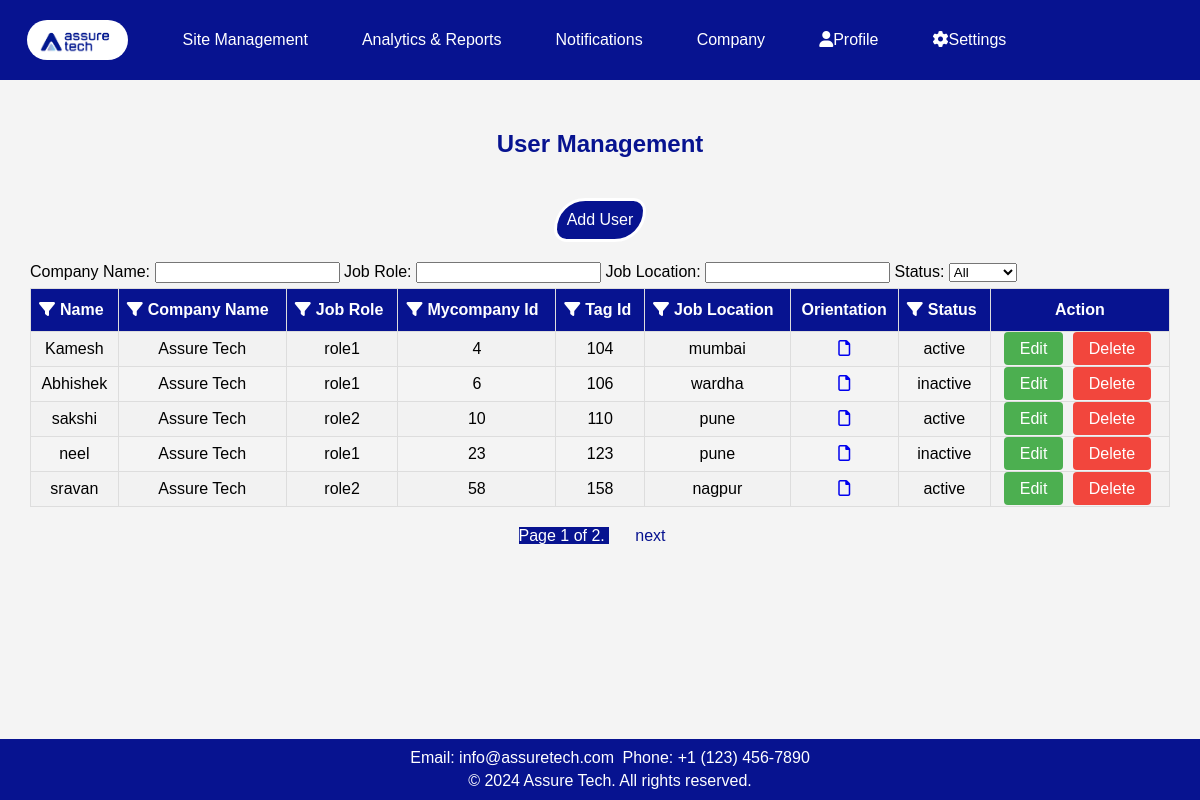
The app's page /get_all/ with its own data.
### app1/models.py (models this page shows, shortened)
class UserEnrolled(models.Model):
    name = models.CharField(max_length=255)
    company_name = models.CharField(max_length=100)
    job_role = models.CharField(max_length=100, choices=[
        ('role1', 'Role 1'),
        ('role2', 'Role 2'),
    ])
    mycompany_id = models.IntegerField(unique=True)
    tag_id = models.IntegerField(unique=True)
    job_location = models.CharField(max_length=100)
    orientation = models.FileField(upload_to='attachments/', validators=[FileExtensionValidator(['pdf', 'doc', 'docx', 'jpeg', 'jpg'])])
    status = models.CharField(max_length=10, choices=[
        ('active', 'Active'),
        ('inactive', 'Inactive'),
    ])

### app1/views.py (the view)
# urls.py: path('get_all/',get_data.as_view(),name='get_all'),
class get_data(ListView):
    model = UserEnrolled
    template_name = 'app1/getdata.html'
    context_object_name = 'data'
    paginate_by = 5
    def get_queryset(self):
        return UserEnrolled.objects.all()

### app1/templates/app1/getdata.html (shortened to what this page needs)
<!DOCTYPE html>
<html lang="en">
<head>
    <link rel="stylesheet" href="https://cdnjs.cloudflare.com/ajax/libs/font-awesome/5.15.3/css/all.min.css">
    <link rel="stylesheet" href="https://cdnjs.cloudflare.com/ajax/libs/font-awesome/6.0.0/css/all.min.css">
    {% load static %}
</head>
<body>
    <header>
        <nav class="nav">
            <a class="logo" href="#"><img src="{% static 'app1/images/logo.jpg' %}" alt="Logo"></a>
            <div class="dropdown">
                <a href="{% url 'sites' %}">Site Management</a>
            </div>
            <a href="{% url 'report' %}">Analytics & Reports</a>
            <a href="{% url 'notification' %}">Notifications</a>
            <a href="{% url 'company' %}">Company</a>
            <div class="dropdown">
                <a href="#" class="dropbtn"><i class="fas fa-user"></i>Profile</a>
            </div>
            <div class="dropdown">
                <a href="#" class="dropbtn"><i class="fas fa-cog"></i>Settings</a>
            </div>
        </nav>
    </header>
    <div class="user">
        <h2 class="heading1">User Management</h2>
        <a class="add" href="{% url 'create' %}">Add User</a>
    </div>
    <div id="table-container">
        <div class="filter-container">
            <label for="filterCompanyName">Company Name:</label>
            <input type="text" id="filterCompanyName" oninput="filterTable()">
            <label for="filterJobRole">Job Role:</label>
            <input type="text" id="filterJobRole" oninput="filterTable()">
            <label for="filterJobLocation">Job Location:</label>
            <input type="text" id="filterJobLocation" oninput="filterTable()">
            <label for="filterStatus">Status:</label>
            <select id="filterStatus" onchange="filterTable()">
                <option value="">All</option>
            </select>
        </div>
        <table id="customers">
            <tr>
                <th>
                    <div>
                        <span class="filter-icon" onclick="toggleFilter(0)"><i class="fas fa-filter"></i></span>
                        Name
                    </div>
                </th>
                <th>
                    <div>
                        <span class="filter-icon" onclick="toggleFilter(1)"><i class="fas fa-filter"></i></span>
                        Company Name
                    </div>
                </th>
                <th>
                    <div>
                        <span class="filter-icon" onclick="toggleFilter(2)"><i class="fas fa-filter"></i></span>
                        Job Role
                    </div>
                </th>
                <th>
                    <div>
                        <span class="filter-icon" onclick="toggleFilter(3)"><i class="fas fa-filter"></i></span>
                        Mycompany Id
                    </div>
                </th>
                <th>
                    <div>
                        <span class="filter-icon" onclick="toggleFilter(4)"><i class="fas fa-filter"></i></span>
                        Tag Id
                    </div>
                </th>
                <th>
                    <div>
                        <span class="filter-icon" onclick="toggleFilter(5)"><i class="fas fa-filter"></i></span>
                        Job Location
                    </div>
                </th>
                <th>Orientation</th>
                <th>
                    <div>
                        <span class="filter-icon" onclick="toggleFilter(7)"><i class="fas fa-filter"></i></span>
                        Status
                    </div>
                </th>
                <th>Action</th>
            </tr>
            {% for i in data %}
            <tr>
                <td>{{i.name}}</td>
                <td>{{i.company_name}}</td>
                <td>{{i.job_role}}</td>
                <td>{{i.mycompany_id}}</td>
                <td>{{i.tag_id}}</td>
                <td>{{i.job_location}}</td>
                {% load custom_filters %}
                <td>
                    {% if i.orientation %}
                    {% with file_extension=i.orientation.name|lower %}
                    <a href="{{ i.orientation.url }}" target="_blank">
                        <i class="file-icon {% if file_extension|slice:"-4" == '.pdf' %}far fa-file-pdf
                                    {% elif file_extension|slice:"-4" == '.doc' or file_extension|slice:"-5" == '.docx' %}far fa-file-word
                                    {% elif file_extension|slice:"-5" == '.jpeg' or file_extension|slice:"-4" == '.jpg' or file_extension|slice:"-4" == '.png' %}far fa-file-image
                                    {% elif file_extension|slice:"-4" == '.xls' or file_extension|slice:"-5" == '.xlsx' %}far fa-file-excel
                                    {% elif file_extension|slice:"-4" == '.ppt' or file_extension|slice:"-5" == '.pptx' %}far fa-file-powerpoint
                                    {% else %}far fa-file
                                {% endif %}"></i>
                    </a>
                    {% endwith %}
                    {% else %}
                    N/A
                    {% endif %}
                </td>
                <td>{{i.status}}</td>
                <td>
                    <a href="{% url 'user_update' i.id %}" class="edit-btn">Edit</a>
                    <a href="{% url 'task_delete' i.pk %}" class="delete-btn">Delete</a>
                </td>
            </tr>
            {% endfor %}
        </table>
        <div class="pagination">
            <span class="step-links">
                <span class="current">
                    Page {{ page_obj.number }} of {{ page_obj.paginator.num_pages }}.
                </span>
                {% if page_obj.has_next %}
                <a href="?page={{ page_obj.next_page_number }}">next</a>
                {% endif %}
            </span>
        </div>
    </div>
    <footer>
        <p>Email: info@assuretech.com</p>
        <p>Phone: +1 (123) 456-7890</p>
        <div class="footer-bottom">
            <p>&copy; 2024 Assure Tech. All rights reserved.</p>
        </div>
    </footer>
</body>
</html>

### app1/templates/app1/getdata.html (style rules this page uses)
body { font-family: 'Verdana', sans-serif; width: 100%; margin: 0; padding-top: 10vh; background: #f4f4f4; box-sizing: border-box; height: 700px; }
header { background-color: #071390; color: white; text-align: center; padding: 10px 0; position: fixed; top: 0; width: 100%; z-index: 1000; display: flex; justify-content: space-between; align-items: center; }
.nav { display: flex; align-items: center; margin-right: 100px; }
.logo img { max-height: 40px; margin-left: 15px; float: left; border-radius: 20px; }
.nav a { padding: 10px 12px; color: white; text-decoration: none; display: inline-block; margin-right: 30px; }
.dropdown { display: inline-block; }
.user { text-align: center; margin-top: 50px; }
#table-container { margin-top: 20px; margin-left: 30px; margin-right: 30px; }
#customers { font-family: Arial, Helvetica, sans-serif; border-collapse: collapse; width: 100%; }
#customers td, #customers th { border: 1px solid #ddd; padding: 8px; text-align: center; }
#customers tr:nth-child(even) { background-color: #f2f2f2; }
#customers th { padding-top: 12px; padding-bottom: 12px; background-color: #071390; color: white; }
.heading1 { text-align: center; color: #071390; }
.add { background-color: #071390; color: white; padding: 10px; border: solid; margin-top: 20px; display: inline-block; text-decoration: none; border-radius: 50px 20px; }
.edit-btn, .delete-btn { background-color: #4CAF50; color: white; padding: 8px 16px; border: none; border-radius: 4px; cursor: pointer; margin-right: 5px; text-decoration: none; }
.delete-btn { background-color: #f2463d; }
footer { position: fixed; bottom: 0; width: 100%; background-color: #071390; color: white; text-align: center; padding: 10px; z-index: 1000; }
footer h4, footer p { white-space: nowrap; margin: 0; padding: 2px; display: inline; }
.footer-bottom { white-space: nowrap; padding-top: 5px; }
.footer-bottom p { margin: 0; }
.pagination { display: flex; justify-content: center; margin-top: 20px; flex-wrap: wrap; }
.pagination a { color: #071390; padding: 8px 16px; text-decoration: none; transition: background-color 0.3s; margin: 5px; }
.pagination .current { background-color: #071390; color: white; margin: 5px; }
.filter-container { margin-bottom: 5px; }
.filter-icon { margin-right: 5px; cursor: pointer; }
th div { display: flex; align-items: center; }

### records on screen
UserEnrolled: name "Kamesh", company_name "Assure Tech", job_role "role1", mycompany_id "4", tag_id "104", job_location "mumbai", status "active"
UserEnrolled: name "Abhishek", company_name "Assure Tech", job_role "role1", mycompany_id "6", tag_id "106", job_location "wardha", status "inactive"
UserEnrolled: name "sakshi", company_name "Assure Tech", job_role "role2", mycompany_id "10", tag_id "110", job_location "pune", status "active"
UserEnrolled: name "neel", company_name "Assure Tech", job_role "role1", mycompany_id "23", tag_id "123", job_location "pune", status "inactive"
UserEnrolled: name "sravan", company_name "Assure Tech", job_role "role2", mycompany_id "58", tag_id "158", job_location "nagpur", status "active"

### other values on screen
{{ page_obj.number }} "1"
{{ page_obj.paginator.num_pages }} "2"
